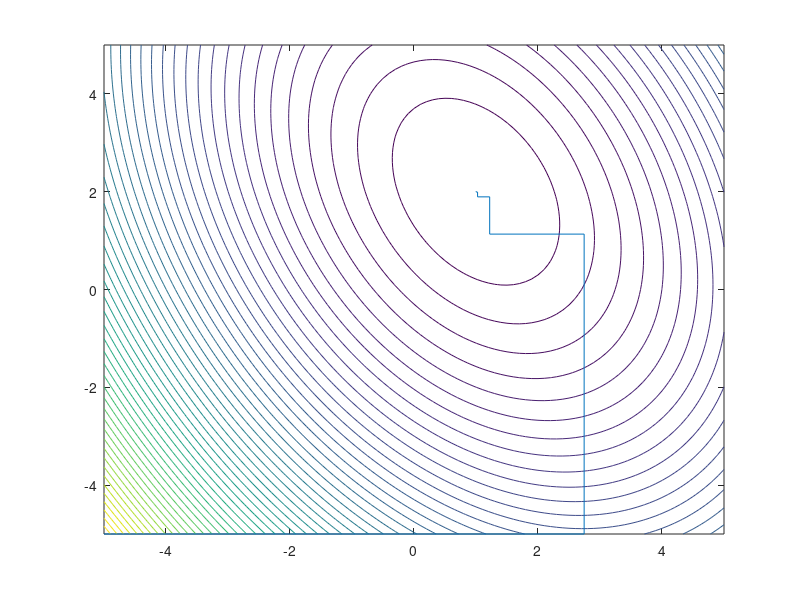

This figure's MATLAB source:
v = -5:0.1:5;
epsilon = 0.01;
[x, y] = meshgrid(v);
f = '2*x.^2+y.^2+x.*y-6*x-5*y+8';
z = 2*x.^2+y.^2+x.*y-6*x-5*y+8;
F = inline(f);

figure(1)
contour(x,y,z,50)
hold on

x0 = -5;
y0 = -5;
xn = x0;
yn = y0;

while true
    xn_stale = xn;
    yn_stale = yn;
    a = -5;
    b = 5;
    while(abs(b-a) > epsilon)
        xm = (a+b) / 2;
        x1 = (a+xm) / 2;
        x2 = (b+xm) / 2;
        if F(x1,yn) < F(x2,yn)
            b = xm;
        elseif F(xm,yn) < F(x2,yn)
            a = x1;
            b = x2;
        else
            a = xm;
        end
    end
    xn = xm;
    line([xn_stale xn], [yn yn]);
    a = -5;
    b = 5;
    while(abs(b-a) > epsilon)
        xm = (a+b) / 2;
        x1 = (a+xm) / 2;
        x2 = (b+xm) / 2;
        if F(xn,x1) < F(xn,xm)
            b = xm;
        elseif F(xn,xm) < F(xn,x2)
            a = x1;
            b = x2;
        else
            a = xm;
        end
    end
    yn = xm;
    line([xn xn], [yn_stale yn]);
    if sqrt((xn - xn_stale).^2 + (yn - yn_stale).^2) < epsilon
        break;
    end
end
